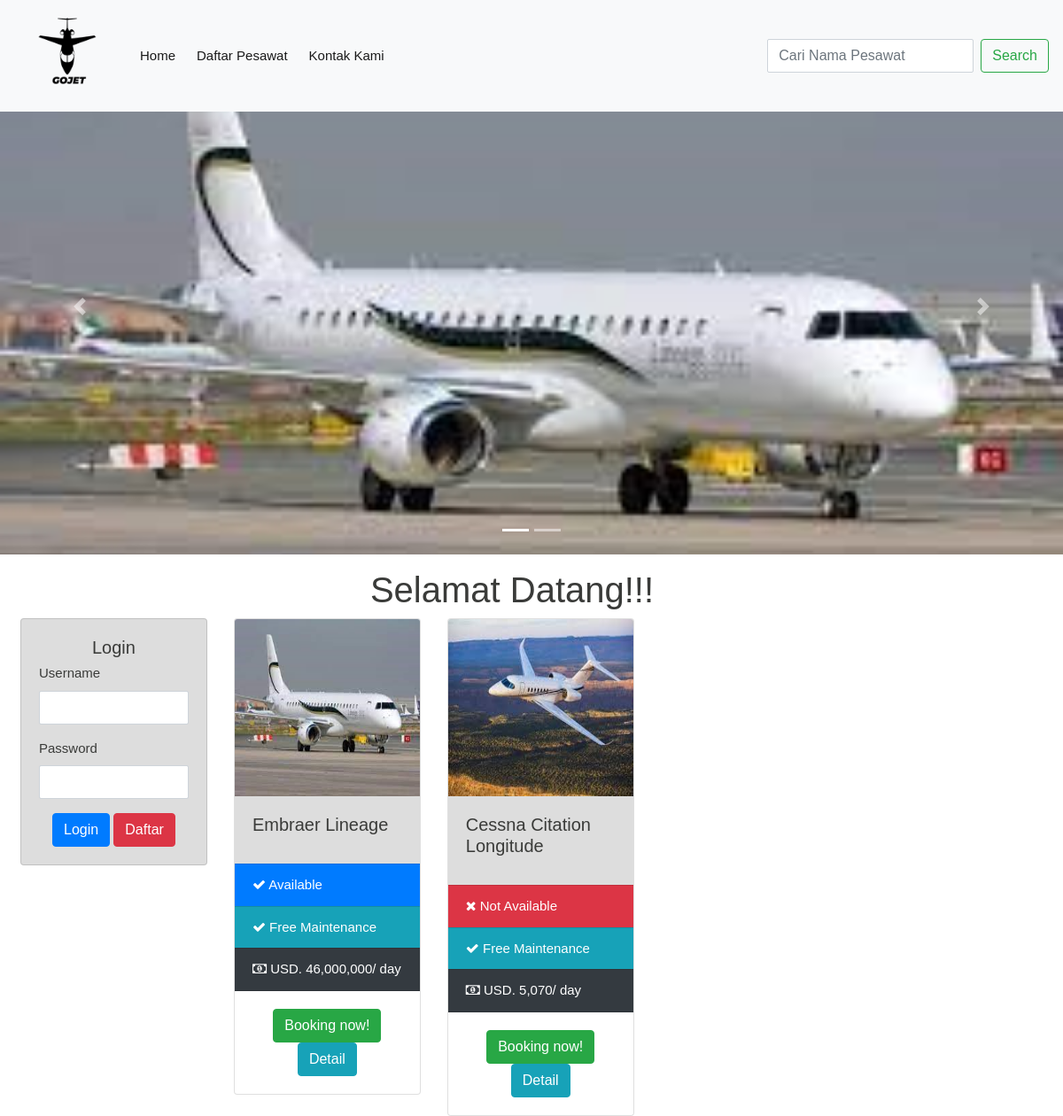
The page / on the database its author committed.
### tables this page shows
CREATE TABLE `privat_jet` (
  `id_jet` int(15) NOT NULL,
  `no_seri` varchar(255) NOT NULL,
  `merk` varchar(255) NOT NULL,
  `harga` int(255) NOT NULL,
  `deskripsi` varchar(255) NOT NULL,
  `status` varchar(255) NOT NULL,
  `gambar` text NOT NULL
);

### index.php (the view, shortened to what this page needs)
<?php
include 'header.php';
?>
<div id="carouselId" class="carousel slide" data-ride="carousel">
    <ol class="carousel-indicators">
        <?php
            $queryprivat_jet =  $koneksi -> query('SELECT * FROM privat_jet ORDER BY id_jet DESC')->fetchAll();
            $no =1;
            foreach($queryprivat_jet as $isi)
            {
        ?>
        <li data-target="#carouselId" data-slide-to="<?= $no;?>" class="<?php if($no == '1'){ echo 'active';}?>"></li>
        <?php $no++;}?>
    </ol>
    <div class="carousel-inner" role="listbox">
        <?php
            $no =1;
            foreach($queryprivat_jet as $isi)
            {
        ?>
        <div class="carousel-item <?php if($no == '1'){ echo 'active';}?>">
            <img src="assets/image/<?= $isi['gambar'];?>" alt="First slide"
            class="img-fluid" style="object-fit:cover;width:100%;height:500px;">
        </div>
        <?php $no++;}?>
    </div>
    <a class="carousel-control-prev" href="#carouselId" role="button" data-slide="prev">
        <span class="carousel-control-prev-icon" aria-hidden="true"></span>
    </a>
    <a class="carousel-control-next" href="#carouselId" role="button" data-slide="next">
        <span class="carousel-control-next-icon" aria-hidden="true"></span>
    </a>
</div>
<div class="container mx-2 mt-3">
        <h1 class="text-center mx-auto">Selamat Datang!!! </h1>
    <div class="row">
        <div class="col-sm-3">
            <div class="card" style=" background: #ddd">
                <div class="card-body">
                    <?php if($_SESSION['USER'] ??null ){?>
                        <p>Selamat Datang , <?php echo $_SESSION['USER']['nama_pengguna'];?></p>
                        <br/>
                        <br/>
                        <center>
                            <?php if($_SESSION['USER']['level'] == 'admin'){?>
                                <a href="admin/index.php" class="btn btn-primary mb-2 btn-block">Dashboard</a>
                            <?php }else{?>
                                <a href="blog.php" class="btn btn-primary mb-2 btn-block">Booking Sekarang !</a>
                            <?php }?>
                            <a href="admin/logout.php" class="btn btn-danger text-white btn-block">
                                Logout
                            </a>
                        </center>
                    <?php }else{?>
                    <form method="post" action="koneksi/proses.php?id=login">
                        <center><h5 class="card-title">Login</h5></center>
                        <div class="form-group">
                        <label for="">Username</label>
                        <input type="text" name="user" id="" class="form-control" placeholder="" aria-describedby="helpId">
                        </div>
                        <div class="form-group">
                        <label for="">Password</label>
                        <input type="password" name="pass" id="" class="form-control" placeholder="" aria-describedby="helpId">
                        </div>
                        <center><button class="btn btn-primary">Login</button>
                        <a class="btn btn-danger text-white" data-toggle="modal" data-target="#modelId">
                            Daftar
                         </a></center>
                    </form>
                    <?php }?>
                </div>
            </div>
        </div>
        <div class="col-sm-9">
            <div class="row">
                <?php
                    $query =  $koneksi -> query('SELECT * FROM privat_jet ORDER BY id_jet DESC')->fetchAll();
                    $no =1;
                    foreach($query as $isi)
                    {
                ?>
                <br/>
                <br/>
                <div class="col-sm-4">
                    <div class="card">
                    <img src="assets/image/<?php echo $isi['gambar'];?>" class="card-img-top" style="height:200px;">
                        <div class="card-body" style="background:#ddd">
                        <h5 class="card-title"><?php echo $isi['merk'];?></h5>
                        </div>
                        <ul class="list-group list-group-flush">
                        <?php if($isi['status'] == 'Tersedia'){?>
                            <li class="list-group-item bg-primary text-white">
                                <i class="fa fa-check"></i> Available
                            </li>
                        <?php }else{?>
                            <li class="list-group-item bg-danger text-white">
                                <i class="fa fa-close"></i> Not Available
                            </li>
                        <?php }?>
                        <li class="list-group-item bg-info text-white"><i class="fa fa-check"></i> Free Maintenance</li>
                        <li class="list-group-item bg-dark text-white">
                            <i class="fa fa-money"></i> USD. <?php echo number_format($isi['harga']);?>/ day
                        </li>
                        </ul>
                        <div class="card-body">
                        <center><a href="booking.php?id=<?php echo $isi['id_jet'];?>" class="btn btn-success">Booking now!</a>
                        <a href="detail.php?id=<?php echo $isi['id_jet'];?>" class="btn btn-info">Detail</a></center>
                        </div>
                    </div>
                </div>
                <?php $no++;}?>
            </div>
        </div>
    </div>
</div>
  </body>
</html>

### header.php (shortened to what this page needs)
<!DOCTYPE html>
<html lang="en">
  <head>
    <link rel="stylesheet" href="assets/css/bootstrap.css" >
    <link rel="stylesheet" href="assets/css/font-awesome.css" >
    <link rel="stylesheet" href="assets/css/main.css">
  </head>
  <body>
  <nav class="navbar navbar-expand-lg navbar-light bg-light">
    <a class="navbar-brand" href="/">
        <div class="d-flex align-items-center">
            <img src="assets/image/LOGO_CORP.png" class="logo-corp" alt="logo" style="display: inline-block;">
        </div>
    </a>
    <div class="collapse navbar-collapse" id="navbarTogglerDemo01">
        <ul class="navbar-nav mr-auto mt-2 mt-lg-0">
            <li class="nav-item active">
                <a class="nav-link ml-2" href="index.php">Home <span class="sr-only">(current)</span></a>
            </li>
            <li class="nav-item active">
                <a class="nav-link ml-2" href="blog.php">Daftar Pesawat</a>
            </li>
            <li class="nav-item active">
                <a class="nav-link ml-2" href="kontak.php">Kontak Kami</a>
            </li>
        </ul>
        <form class="form-inline my-2 my-lg-0" method="get" action="blog.php">
            <input class="form-control mr-sm-2" type="search" name="cari" placeholder="Cari Nama Pesawat" aria-label="Search">
            <button class="btn btn-outline-success my-2 my-sm-0" type="submit">Search</button>
        </form>
    </div>
</nav>

### assets/css/main.css (style rules this page uses)
html, body { height: 100%; margin: 0; padding: 0; font-family: sans-serif; }
body { background: #fff; color: #3a3b39; font-size: 15px; overflow-x: hidden; }
.form-inline { margin-left: 20px; }
.form-control { border-radius: 2px 2px 2px 2px; }
.carousel-control-prev { padding-bottom: 5%; }
.carousel-control-next { padding-bottom: 5%; }
.logo-corp { width: 100px; }
.container { width: 100%; }
.container { display: flex; flex-wrap: wrap; justify-content: space-between; }
img { max-width: 100%; height: auto; }
.container { box-sizing: border-box; }

### rows shown on the page
privat_jet: gambar (picture), merk "Embraer Lineage", status "Tersedia" (drawn), harga "46,000,000"
privat_jet: gambar (picture), merk "Cessna Citation Longitude", status "Tidak Tersedia" (drawn), harga "5,070"
